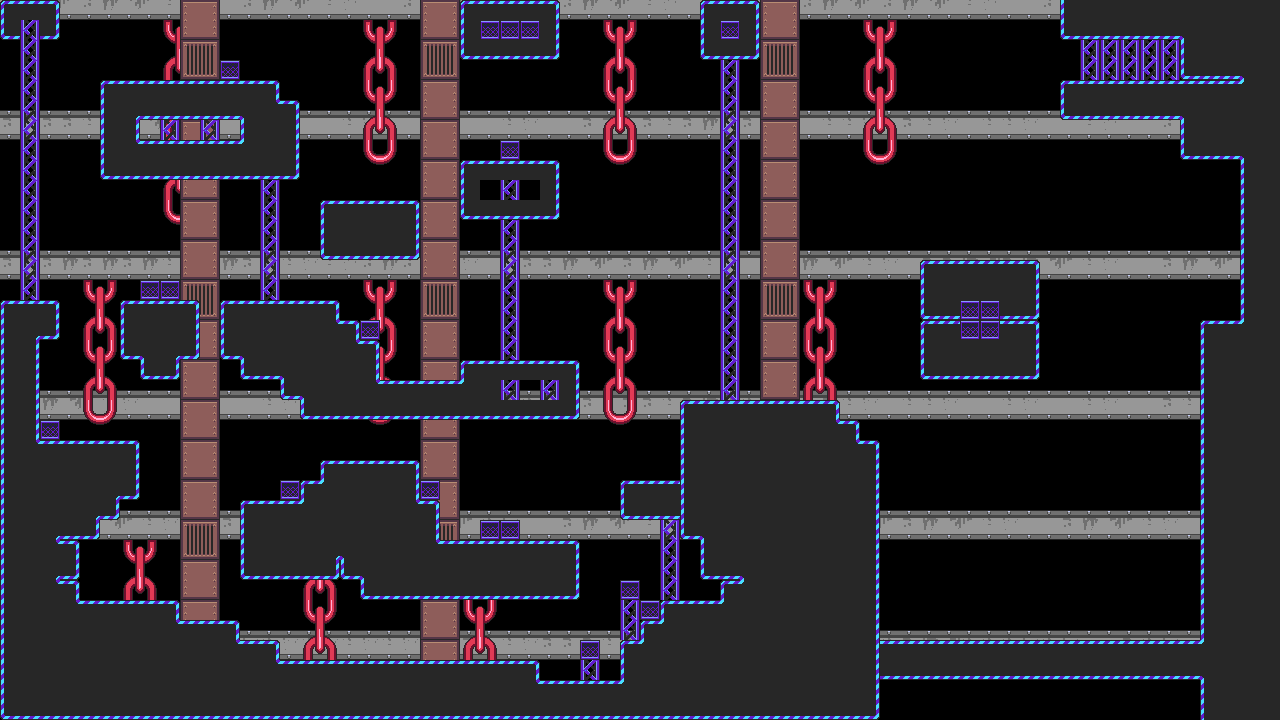

A level layout from a 2D game, rendered from its tile map. Below: a short description, then the map file with tile-grid data replaced by summaries:
An orthogonal 64x36 tile map with 20x20 px tiles, 4 tile layers (bg2, bg0, bg1, blocks), 3 tilesets, 3 image layers and 45 objects (7x disappearing_platform, 6x block, 5x escalator_left, 4x edge, 3x crab, ...).

<map version="1.10" tiledversion="1.10.1" orientation="orthogonal" renderorder="right-down" width="64" height="36" tilewidth="20" tileheight="20" infinite="0" nextlayerid="15" nextobjectid="125">
 <editorsettings>
  <chunksize width="20" height="20" />
  <export target="0.csv" format="csv" />
 </editorsettings>
 <tileset firstgid="1" source="0.tsx" />
 <tileset firstgid="16" source="platforms.tsx" />
 <tileset firstgid="25" source="bg_decoration.tsx" />
 <imagelayer id="6" name="bg0">
  <image source="0/bg_images/bg0.png" width="1280" height="720" />
 </imagelayer>
 <imagelayer id="9" name="bg1">
  <image source="0/bg_images/bg1.png" width="1280" height="720" />
 </imagelayer>
 <layer id="10" name="bg2" width="64" height="36">
  <data>[2304 cells, 97 non-empty, 2 distinct tile ids]</data>
 </layer>
 <imagelayer id="11" name="bg2">
  <image source="0/bg_images/bg2.png" width="1280" height="720" />
 </imagelayer>
 <layer id="7" name="bg0" width="64" height="36">
  <data>[2304 cells, 71 non-empty, 3 distinct tile ids]</data>
 </layer>
 <layer id="8" name="bg1" width="64" height="36">
  <data>[2304 cells, 54 non-empty, 2 distinct tile ids]</data>
 </layer>
 <layer id="1" name="blocks" width="64" height="36">
  <data>[2304 cells, 915 non-empty, 15 distinct tile ids]</data>
 </layer>
 <objectgroup id="2" name="entities">
  <object id="1" name="player" x="1000" y="220">
   <point />
  </object>
  <object id="5" name="guard" x="380" y="160">
   <point />
  </object>
  <object id="103" name="block" gid="24" x="220" y="60" width="20" height="20" />
  <object id="104" name="block" gid="24" x="340" y="200" width="20" height="20" />
  <object id="105" name="block" gid="24" x="340" y="660" width="20" height="20" />
  <object id="106" name="block" gid="24" x="780" y="400" width="20" height="20" />
  <object id="107" name="block" gid="24" x="620" y="580" width="20" height="20" />
  <object id="108" name="block" gid="24" x="940" y="260" width="20" height="20" />
  <object id="109" name="crab" x="960" y="600">
   <point />
  </object>
  <object id="115" name="crab" x="1100" y="600">
   <point />
  </object>
  <object id="123" name="crab" x="960" y="220">
   <point />
  </object>
  <object id="124" name="guard" x="940" y="220">
   <point />
  </object>
 </objectgroup>
 <objectgroup id="12" name="cutscenes">
  <object id="20" name="0" x="477.161" y="10.7055" width="56.5864" height="165.171" />
  <object id="21" name="1" x="341.048" y="399.164" width="56.5864" height="88.703" />
 </objectgroup>
 <objectgroup id="4" name="platforms">
  <object id="14" name="horizontal" gid="16" x="200" y="40" width="60" height="20" />
  <object id="15" name="vertical" gid="17" x="600" y="260" width="80" height="20" />
  <object id="16" name="vertical_2" gid="18" x="20" y="180" width="40" height="20" />
  <object id="17" name="vertical_3" gid="18" x="180" y="500" width="40" height="20" />
  <object id="18" name="vertical_4" gid="17" x="780" y="220" width="80" height="20" />
  <object id="30" name="horizontal_2" gid="18" x="120" y="260" width="40" height="20" />
  <object id="46" name="vertical_2" gid="18" x="1100" y="260" width="40" height="20" />
  <object id="48" name="horizontal" gid="16" x="980" y="180" width="60" height="20" />
 </objectgroup>
 <objectgroup id="13" name="hazards">
  <object id="22" name="horizontal" gid="19" x="260" y="320" width="40" height="40" />
  <object id="23" name="horizontal_2" gid="19" x="500" y="380" width="40" height="40" />
  <object id="24" name="vertical" gid="19" x="660" y="480" width="40" height="40" />
  <object id="25" name="disappearing_platform" gid="20" x="300" y="80" width="40" height="20" />
  <object id="26" name="disappearing_platform" gid="20" x="380" y="80" width="40" height="20" />
  <object id="29" name="disappearing_platform" gid="20" x="380" y="140" width="40" height="20" />
  <object id="36" name="escalator_right" gid="21" x="538" y="318" width="60" height="20" />
  <object id="39" name="escalator_left" gid="21" x="380" y="660" width="60" height="20" />
  <object id="40" name="escalator_right" gid="21" x="460" y="660" width="60" height="20" />
  <object id="43" name="escalator_left" gid="21" x="1080" y="540" width="60" height="20" />
  <object id="44" name="escalator_right" gid="21" x="1040" y="480" width="60" height="20" />
  <object id="45" name="escalator_left" gid="21" x="1080" y="420" width="60" height="20" />
  <object id="49" name="escalator_left" gid="21" x="1020" y="600" width="60" height="20" />
  <object id="50" name="escalator_left" gid="21" x="1160" y="600" width="60" height="20" />
  <object id="51" name="disappearing_platform" gid="20" x="860" y="540" width="40" height="20" />
  <object id="52" name="disappearing_platform" gid="20" x="860" y="600" width="40" height="20" />
  <object id="53" name="disappearing_platform" gid="20" x="860" y="480" width="40" height="20" />
  <object id="54" name="disappearing_platform" gid="20" x="960" y="520" width="40" height="20" />
  <object id="114" name="spikes" gid="23" x="740" y="400" width="20" height="20" />
 </objectgroup>
 <objectgroup id="14" name="edge_colliders" visible="0">
  <object id="119" name="edge" x="900" y="240" width="20" height="20" />
  <object id="120" name="edge" x="1040" y="240" width="20" height="20" />
  <object id="121" name="edge" x="1140" y="620" width="20" height="20" />
  <object id="122" name="edge" x="910.667" y="617.333" width="20" height="20" />
 </objectgroup>
</map>
